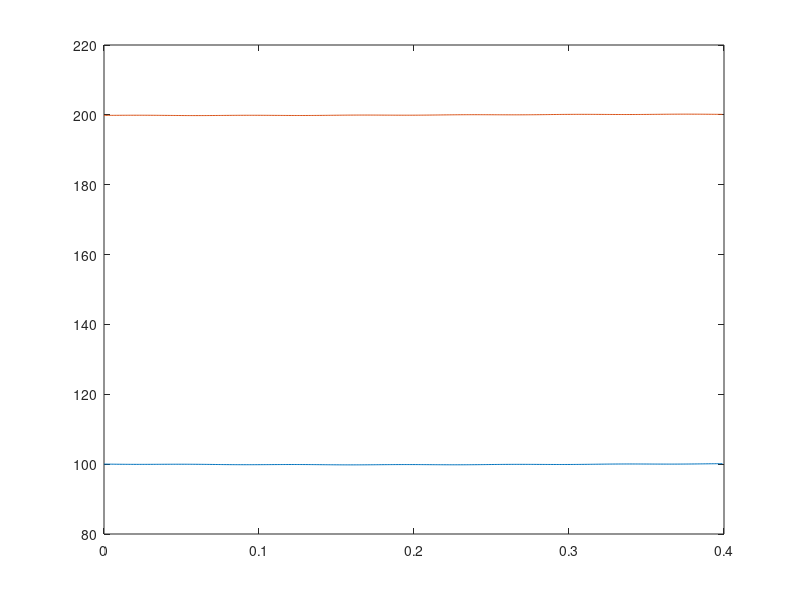

Here is the MATLAB script that generated this plot: (Note: this script raises an error after producing the figure.)
clc
close all
clear
rng('shuffle')                                  % generate new seed for rand function

%% Configurations
config = jsondecode(fileread('config.json'));   % config file

v_speeds = config.vehicle_speed./3.6;           % vehicle speed (km/h -> m/s) 
v_qtty = length(config.vehicles);
s_qtty = config.sensor_qtty;                    % number of sensors
s_dist = config.sensor_distance;                % distance between sensors (meters)
n_sim = config.number_of_runs;                  % number of simulations 

for v_speed = v_speeds(:).'

%% System parameters and layout
s_pos = zeros(1,s_qtty);        % sensor position (meters)
for i = 1:s_qtty
    s_pos(1,i) = i * s_dist;    % TODO: s_pos starting on zero? now it aint
end

%% Vehicle load signal parameters
w_time_end = s_pos(end)/v_speed;    % time that the vehicle travel through all sensors
w_time_end = w_time_end + 0.1;      % adding some time as a margin

w_time_res = 0.001;                             % time resolution (seconds)
t = (0:w_time_res:w_time_end-w_time_res);       % time vector
t_size = size(t,2);                             % time vector size

% dynamic load frequencies range (Hz)
f1_min = 1;               
f1_max = 5;
f2_min = 8;
f2_max = 15;

% dynamic load amplitudes (tons)
w1 = 0.004167*(v_speed*3.6) + 0.015000; 
w2 = 0.001042*(v_speed*3.6) + 0.003750;

% vector containing signals from each vehicle's axles
w_signal = zeros(n_sim,v_qtty,max(config.vehicles.axle_qtty),t_size);

for i = 1:n_sim
    for j = 1:v_qtty
        f1 = (rand(1)*(f1_max-f1_min)) + f1_min;
        f2 = (rand(1)*(f2_max-f2_min)) + f2_min;
        phase = (rand(1)*(2*pi-0)) + 0;

        axle_qtty = config.vehicles(j).axle_qtty;
        for k = 1:axle_qtty
            if k == 1
                w_signal_axle = config.vehicles(j).axle_st_load(k) + w1*sin(2*pi*f1*t + phase) + w2*sin(2*pi*f2*t + phase);
            else
                deltaD = abs(config.vehicles(j).axle_dist(k) - config.vehicles(j).axle_dist(k-1));
                deltaT = deltaD / v_speed;
                shift1 = 2*pi*f1*deltaT;
                shift2 = 2*pi*f2*deltaT;
                w_signal_axle = config.vehicles(j).axle_st_load(k) + w1*sin(2*pi*f1*t + phase + shift1) + w2*sin(2*pi*f2*t + phase + shift2);
            end
            w_signal(i, j, k, :) = w_signal_axle;
            plot(t,w_signal_axle)
            hold on
        end
    end
end

%% Simulations

% sensor measure time
s_time = zeros(1,s_qtty);      
for i = 1:s_qtty
    s_time(1,i) = s_pos(i)/v_speed;
end

% sensor measure index
s_idx_ini = zeros(1,s_qtty);
for i = 1:s_qtty
    x = find( abs(t-s_time(i)) < (w_time_res*0.99) );
    s_idx_ini(i) = x(1);
end

% sensor signal
s_w_signal = zeros(n_sim, v_qtty, max(config.vehicles.axle_qtty), s_qtty);

% mean value estimator
s_w_avg   = zeros(n_sim, v_qtty, max(config.vehicles.axle_qtty));

% signal reconstruction estimators
s_linear  = zeros(n_sim, v_qtty, max(config.vehicles.axle_qtty));
s_pchip   = zeros(n_sim, v_qtty, max(config.vehicles.axle_qtty));
s_v5cubic = zeros(n_sim, v_qtty, max(config.vehicles.axle_qtty));
s_makima  = zeros(n_sim, v_qtty, max(config.vehicles.axle_qtty));
s_spline  = zeros(n_sim, v_qtty, max(config.vehicles.axle_qtty));

v_gvw = zeros(n_sim, v_qtty);

for i = 1:n_sim
    for j = 1:v_qtty
        for k = 1:config.vehicles(j).axle_qtty
            for l = 1:s_qtty
                s_w_signal(i,j,k,l) = w_signal(i, j, k, s_idx_ini(l));
                
                %stem(s_idx_ini(l),s_w_signal(i,j,k,l));
                %hold on
            end
            
            % Gross vehicle weight
            %v_gvw(i,j) = v_gvw(i,j) + config.vehicles(j).axle_st_load(k);
            
            % Mean value
            s_w_avg(i,j,k) = mean(s_w_signal(i,j,k,:));
                
            % Signal reconstruction
            signal_2d = reshape(s_w_signal(i, j, k, :), 1, []);
            
            x = interp1(s_time,signal_2d,t,'linear');
            s_linear(i,j,k) = mean(x(s_idx_ini(1):s_idx_ini(end)));
            x = interp1(s_time,signal_2d,t,'pchip');
            s_pchip(i,j,k) = mean(x(s_idx_ini(1):s_idx_ini(end))); 
            x = interp1(s_time,signal_2d,t,'v5cubic');
            s_v5cubic(i,j,k) = mean(x(s_idx_ini(1):s_idx_ini(end)));  
            x = interp1(s_time,signal_2d,t,'makima');
            s_makima(i,j,k) = mean(x(s_idx_ini(1):s_idx_ini(end)));  
            x = interp1(s_time,signal_2d,t,'spline');
            s_spline(i,j,k) = mean(x(s_idx_ini(1):s_idx_ini(end)));
        end
    end
end

%% Outputs

%v_static_gvw = zeros(v_qtty);
%for i = 1:v_qtty
%    for j = 1:config.vehicles(i).axle_qtty
%        v_static_gvw(i) = v_static_gvw + config.vehicles(i).axle_st_load(j);
%    end
%end

%err_gvw_mv = zeros(n_sim,v_qtty);

err_axl_mv      = zeros(n_sim,v_qtty,max(config.vehicles.axle_qtty));
err_axl_linear  = zeros(n_sim,v_qtty,max(config.vehicles.axle_qtty));
err_axl_pchip   = zeros(n_sim,v_qtty,max(config.vehicles.axle_qtty));
err_axl_v5cubic = zeros(n_sim,v_qtty,max(config.vehicles.axle_qtty));
err_axl_makima  = zeros(n_sim,v_qtty,max(config.vehicles.axle_qtty));
err_axl_spline  = zeros(n_sim,v_qtty,max(config.vehicles.axle_qtty));
for i = 1:n_sim
    for j = 1:v_qtty
        for k = 1:config.vehicles(j).axle_qtty
            err_axl_mv(i,j,k)      = (s_w_avg(i,j,k)   - config.vehicles(j).axle_st_load(k)) * 100 / config.vehicles(j).axle_st_load(k);
            
            err_axl_linear(i,j,k)  = (s_linear(i,j,k)  - config.vehicles(j).axle_st_load(k)) * 100 / config.vehicles(j).axle_st_load(k);
            err_axl_pchip(i,j,k)   = (s_pchip(i,j,k)   - config.vehicles(j).axle_st_load(k)) * 100 / config.vehicles(j).axle_st_load(k);
            err_axl_v5cubic(i,j,k) = (s_v5cubic(i,j,k) - config.vehicles(j).axle_st_load(k)) * 100 / config.vehicles(j).axle_st_load(k);
            err_axl_makima(i,j,k)  = (s_makima(i,j,k)  - config.vehicles(j).axle_st_load(k)) * 100 / config.vehicles(j).axle_st_load(k);
            err_axl_spline(i,j,k)  = (s_spline(i,j,k)  - config.vehicles(j).axle_st_load(k)) * 100 / config.vehicles(j).axle_st_load(k);
        end
        %err_gvw_mv(i,j) = (v_gvw(i,j) - v_static_gvw(j)) * 100 / v_static_gvw(j);
    end
end

%% CSV output

csvName = ['output_s',num2str(s_qtty),'_n',num2str(n_sim),'.csv'];
if ~exist(csvName,'file')
    csvFile = fopen(csvName, 'w');
    fprintf(csvFile, 'speed,mean_mv,mean_pchip,mean_makima,mean_spline,std_mv,std_pchip,std_makima,std_spline,min_mv,min_pchip,min_makima,min_spline,max_mv,max_pchip,max_makima,max_spline\n');
else
    csvFile = fopen(csvName, 'a');
end

fprintf(csvFile, '%.0f,%.3f,%.3f,%.3f,%.3f,%.3f,%.3f,%.3f,%.3f,%.3f,%.3f,%.3f,%.3f,%.3f,%.3f,%.3f,%.3f\n', v_speed*3.6,mean(err_axl_mv),mean(err_axl_pchip),mean(err_axl_makima),mean(err_axl_spline),std(err_axl_mv),std(err_axl_pchip),std(err_axl_makima),std(err_axl_spline),min(err_axl_mv),min(err_axl_pchip),min(err_axl_makima),min(err_axl_spline),max(err_axl_mv),max(err_axl_pchip), max(err_axl_makima),max(err_axl_spline));
fclose(csvFile);

end

return

fprintf(csvFile, 'sim_index,vehicle_index,axle_index,mean_value,err_mean_value\n');
for i = 1:n_sim
    for j = 1:v_qtty
        for k = 1:config.vehicles(j).axle_qtty
            fprintf(csvFile, '%d,%d,%d,%.3f,%.3f\n', i, j, k, s_w_avg(i,j,k), err_axl_mv(i,j,k));
        end
    end
end
fclose(csvFile);

return